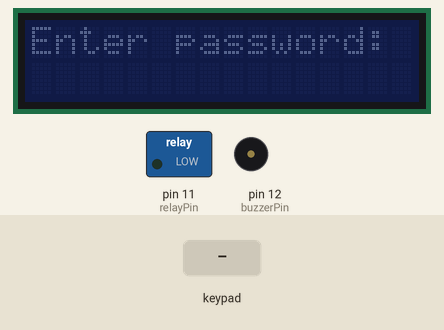
Recording of a sketch running on a simulated Arduino Uno, built with avr-gcc and run on an emulated ATmega328P. Shown: 16×2 character LCD, switched loads named in the sketch (green lamp = pin HIGH), buzzer (waves = sounding, pin HIGH). Inputs (shaded band) come from the test bench. What the sketch prints to the serial monitor is not drawn.

Above: at 1.2 s.
1.3 s: keypad keys 6 5 4 3 # pressed 0.4 s apart
At 4.1 s:
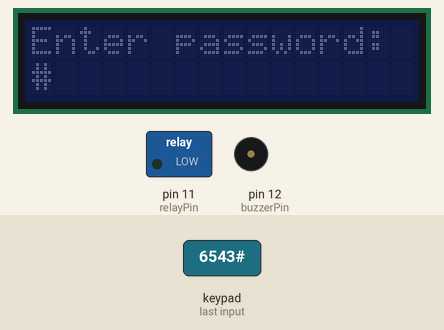
4.8 s: keypad keys 1 0 9 8 7 * pressed 0.4 s apart
At 6.47 s:
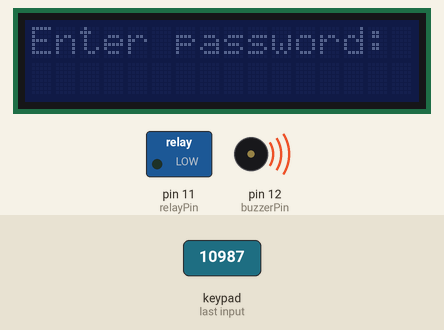
9.0 s: key 'A' pressed
At 10.5 s:
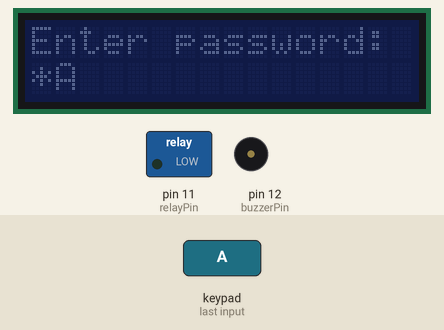
10.8 s: keypad keys 6 5 4 3 A pressed 0.4 s apart
At 13.8 s:
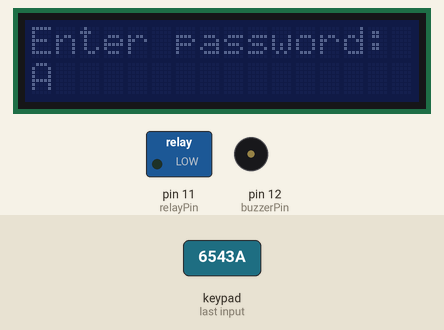
14.3 s: key 'B' pressed
At 15.2 s:
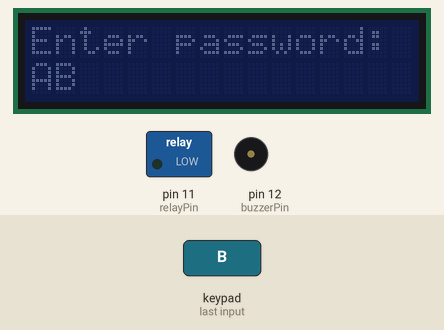
15.8 s: keypad keys 6 5 4 3 D pressed 0.4 s apart
At 20.9 s:
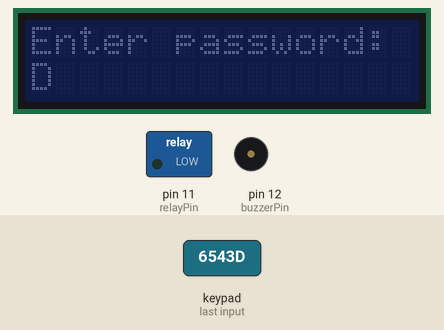
Timing chart, 0 to 21.8 s (numbered marks = the images above; inputs shaded):
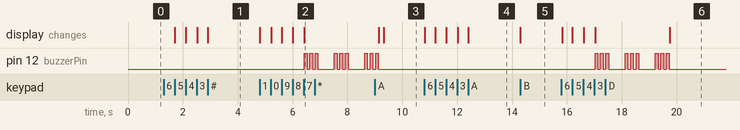

Measured:
- after the input at 1.3 s, the display: first changes after 0.41 s (image 1 shows a later state)
- after the input at 4.8 s, pin 12 (buzzerPin): LOW → HIGH after 1.6 s, then repeats every 1.1 s: 2 × (LOW 0.10 s, HIGH 0.10 s), LOW 0.60 s, HIGH 0.10 s; the display: first changes at once (image 2 shows a later state)
- after the input at 9.0 s, the display: first differs from a run without the input after 0.32 s (image 3)
- after the input at 10.8 s, the display: first changes at once (image 4 shows a later state)
- after the input at 14.3 s, the display: changes at once (image 5)
- after the input at 15.8 s, pin 12 (buzzerPin): LOW → HIGH after 1.2 s, then repeats every 1.1 s: 2 × (LOW 0.10 s, HIGH 0.10 s), LOW 0.60 s, HIGH 0.10 s, until it stays LOW from 19.7 s; the display: first changes at once (image 6 shows a later state)

The sketch:

khoaTM.ino
```cpp
/*
* Khóa: Lập trìn Arduino cơ bản
* Project: Khóa điện tử thông minh
* Người thực hiện: Trần Nguyễn Phúc, Võ Thị Hồng Ánh, Nguyễn Hoàng Thiên
*
*/
#include <Keypad.h>
//#include <Wire.h>
#include <LiquidCrystal_I2C.h>

const int numRows = 4;
const int numCols = 4;

char keymap[numRows][numCols] = {
  {'1', '2', '3', 'A'},
  {'4', '5', '6', 'B'},
  {'7', '8', '9', 'C'},
  {'*', '0', '#', 'D'}
};

byte rowPins[numRows] = { 6, 5, 4, 3};
byte colPins[numCols] = { 10, 9, 8, 7};

Keypad keypad = Keypad(makeKeymap(keymap), rowPins, colPins, numRows, numCols);

const int buzzerPin = 12;
const int relayPin = 11;

LiquidCrystal_I2C lcd(0x27,16,2);

const char password[4] = {'1', '2', '3'};
char inputPassword[4] = {'0', '0', '0', '\0'};
int incorrectAttempts = 0;

void setup() {
  pinMode(buzzerPin, OUTPUT);
  pinMode(relayPin, OUTPUT);

  lcd.init();
  lcd.setCursor(0,0);
  lcd.print("Enter password:");
  Serial.begin(9600);
}

void loop() {
  char key = keypad.getKey();
  if (key != NO_KEY) {
    lcd.setCursor(strlen(inputPassword), 1);
    lcd.print(key);

    if (strlen(inputPassword) < 3) {
      inputPassword[strlen(inputPassword)] = key;
    }

    if (strlen(inputPassword) == 3) {
      if (strcmp(inputPassword, password) == 0) {
        unlock();
      } else {
        incorrectAttempts++;
        Serial.println(incorrectAttempts);
        if (incorrectAttempts > 3) {
          lcd.clear();
          lcd.print("Enter password:");
          buzzer();
          memset(inputPassword, '\0', sizeof(inputPassword));
          incorrectAttempts = 0;
        } else {
          lock();
        }
      }
    }
  }
}

void unlock() {
  digitalWrite(relayPin, HIGH);
  lcd.clear();
  lcd.setCursor(3,0);
  lcd.print("Unlocked");
}

void lock() {
  digitalWrite(relayPin, LOW);
  lcd.clear();
  lcd.print("Enter password:");
  memset(inputPassword, '\0', sizeof(inputPassword));
}

void buzzer() {
  digitalWrite(buzzerPin, HIGH);
  delay(100);
  digitalWrite(buzzerPin, LOW);
  delay(100);
  digitalWrite(buzzerPin, HIGH);
  delay(100);
  digitalWrite(buzzerPin, LOW);
  delay(100);
  digitalWrite(buzzerPin, HIGH);
  delay(100);
  digitalWrite(buzzerPin, LOW);
  delay(600);
  digitalWrite(buzzerPin, HIGH);
  delay(100);
  digitalWrite(buzzerPin, LOW);
  delay(100);
  digitalWrite(buzzerPin, HIGH);
  delay(100);
  digitalWrite(buzzerPin, LOW);
  delay(100);
  digitalWrite(buzzerPin, HIGH);
  delay(100);
  digitalWrite(buzzerPin, LOW);
  delay(600);
  digitalWrite(buzzerPin, HIGH);
  delay(100);
  digitalWrite(buzzerPin, LOW);
  delay(100);
  digitalWrite(buzzerPin, HIGH);
  delay(100);
  digitalWrite(buzzerPin, LOW);
  delay(100);
  digitalWrite(buzzerPin, HIGH);
  delay(100);
  digitalWrite(buzzerPin, LOW);

}
```
